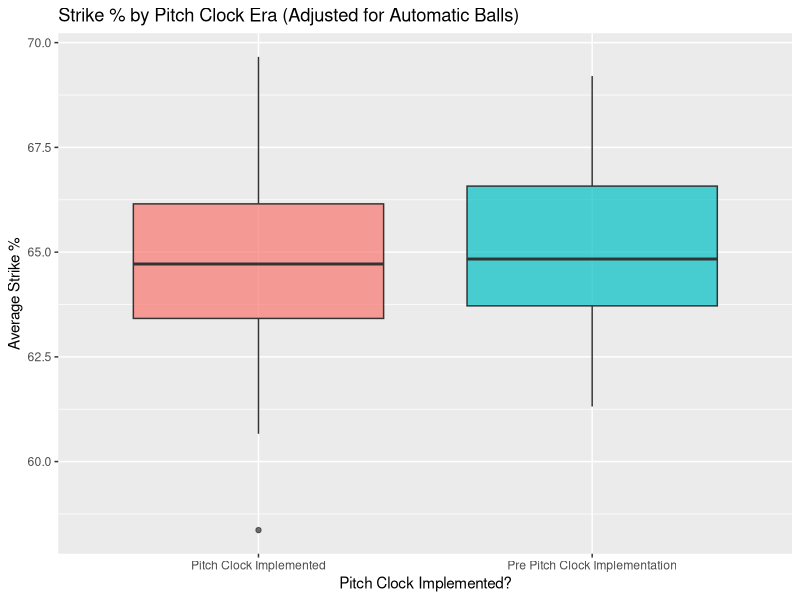
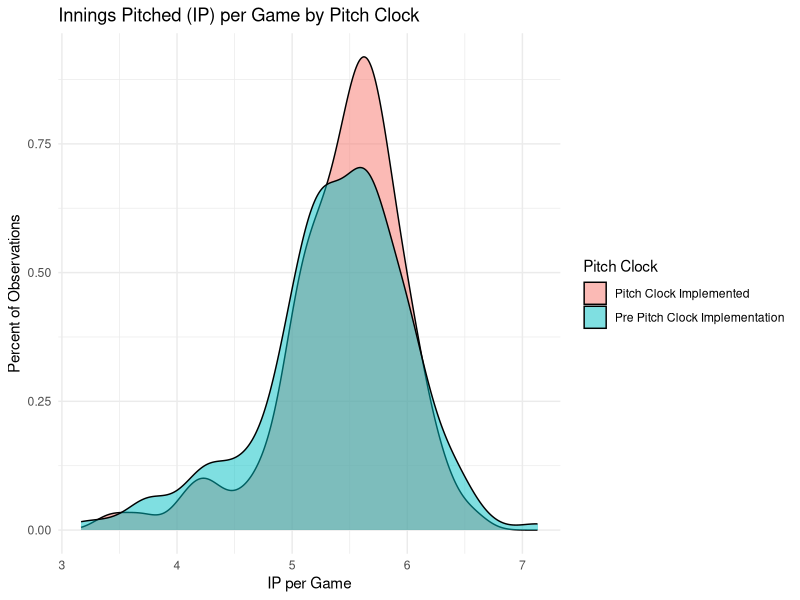

Reproduce these figures in R, in order.
## ---- chunk 1
library(tidyverse)
library(broom)
## ---- chunk 2
baseball <- read.csv("../data/pitching_data_2021-2024.csv")
baseball <- baseball %>%
  mutate(pitch_clock = ifelse(year >= 2023, "Pitch Clock Implemented", "Pre Pitch Clock Implementation"))

# Step 1: Keep pitchers with all 4 years of data
baseball_1plot <- baseball %>%
  group_by(player_id) %>%
  filter(all(c(2022, 2023) %in% year)) %>%
  ungroup()

# Step 2: Calculate adjusted pitches and strike rate row by row
baseball_1plot <- baseball_1plot %>%
  mutate(
    adjusted_total_pitches = p_total_pitches - ifelse(is.na(p_automatic_ball), 0, p_automatic_ball),
    strike_percent = (p_total_strike / adjusted_total_pitches) * 100
  ) %>%
  filter(!is.na(pitch_clock), adjusted_total_pitches > 0)

baseball <- baseball %>%
  mutate(
    adjusted_total_pitches = p_total_pitches - ifelse(is.na(p_automatic_ball), 0, p_automatic_ball),
    strike_percent = (p_total_strike / adjusted_total_pitches) * 100
  ) %>%
  filter(!is.na(pitch_clock), adjusted_total_pitches > 0)

# Step 3: Collapse to one row per pitcher per pitch_clock (pre/post)
baseball_1plot <- baseball_1plot %>%
  group_by(player_id, pitch_clock) %>%
  summarise(
    avg_strike_percent = mean(strike_percent, na.rm = TRUE),
    total_pitches = sum(adjusted_total_pitches, na.rm = TRUE),
    .groups = "drop"
  )

## ---- chunk 3


## ---- chunk 4
plot1_boxplot <- ggplot(baseball_1plot, aes(x = pitch_clock, y = avg_strike_percent, fill = pitch_clock)) +
  geom_boxplot(alpha = 0.7) +
  labs(
    title = "Strike % by Pitch Clock Era (Adjusted for Automatic Balls)",
    x = "Pitch Clock Implemented?",
    y = "Average Strike %"
  ) +
  theme(legend.position = "none")

ggsave("strike_percent_by_pitch_clock.png", plot = plot1_boxplot, width = 8, height = 6)



## ---- chunk 5
baseball$ip_game <- baseball$p_formatted_ip/baseball$p_game
densityplot <- ggplot(baseball, aes(x = ip_game, fill = factor(pitch_clock))) +
  geom_density(alpha = 0.5) +
  labs(
    title = "Innings Pitched (IP) per Game by Pitch Clock",
    x = "IP per Game",
    y = "Percent of Observations",
    fill = "Pitch Clock"
  ) +
  theme_minimal()

ggsave("Innings_Pitcher_per_game.png", plot = densityplot, width = 8, height = 6)
